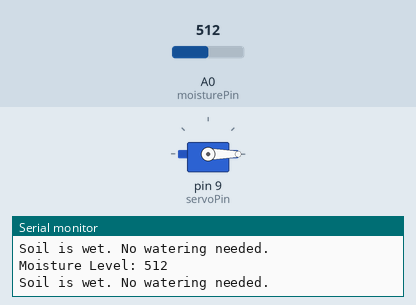
This sketch was run on a simulated Arduino Uno, built with avr-gcc and run on an emulated ATmega328P. Parts: servo, the last lines printed to the serial monitor. The test bench sets the inputs (shaded band); at power-on: A0 (moisturePin) = 512.

Above: at 5.8 s.
5.9 s: A0 (moisturePin) set to 483
At 10.3 s:
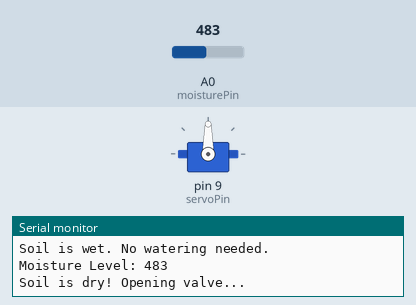
14.5 s: A0 (moisturePin) set to 510
At 15.5 s:
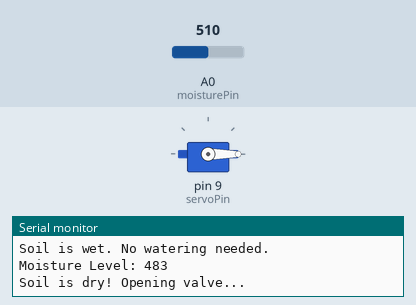
Timing chart, 0 to 17.5 s (numbered marks = the images above; inputs shaded):
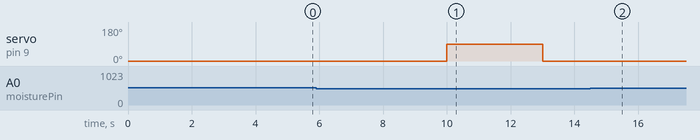

Measured:
- the behaviour switches between 500 and 499 on A0 (moisturePin) (found by bisection; images 0 and 1)
- after the input at 5.9 s, servo on pin 9 (servoPin): 0° → 90° after 4.1 s, → 0° 3.0 s later
- after the input at 14.5 s, servo on pin 9 (servoPin): stays 0° (without the input it goes to 90° after 3.5 s)

The sketch:

stunning_snaget1.ino
```cpp
#include <Servo.h>

const int moisturePin = A0;
const int threshold = 500;
const int servoPin = 9;

Servo valve;

void setup() {
  Serial.begin(9600);
  valve.attach(servoPin);
  valve.write(0);
}

void loop() {
  int moisture = analogRead(moisturePin);
  Serial.print("Moisture Level: ");
  Serial.println(moisture);

  if (moisture < threshold) {
    Serial.println("Soil is dry! Opening valve...");
    valve.write(90);
    delay(3000);
    valve.write(0);
  } else {
    Serial.println("Soil is wet. No watering needed.");
    valve.write(0);
  }

  delay(5000);
}
```
